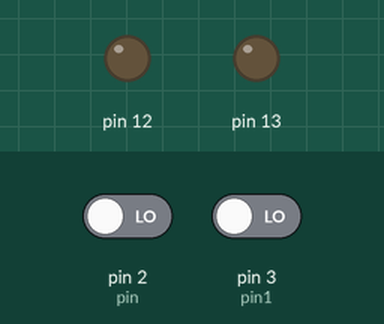
This sketch was run on a simulated Arduino Uno, built with avr-gcc and run on an emulated ATmega328P. On the bench: output pins drawn as LEDs (lit = HIGH). The test bench sets the inputs (shaded band); at power-on: pin 2 (pin) LOW, pin 3 (pin1) LOW.

Above: at 1.2 s.
1.3 s: pin 2 (pin) driven HIGH
At 1.6 s:
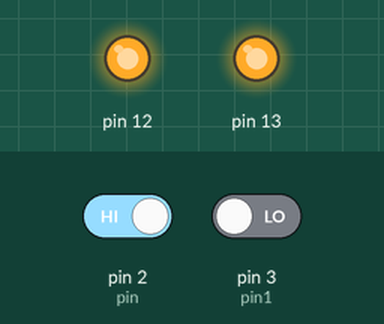
2.8 s: pin 3 (pin1) driven HIGH
At 3.9 s:
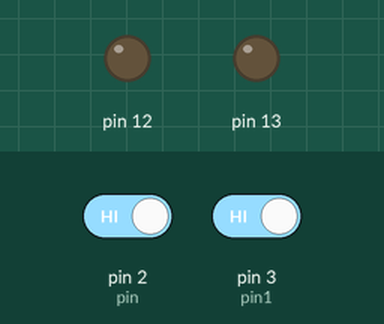
Timing chart, 0 to 5.8 s (numbered marks = the images above; inputs shaded):
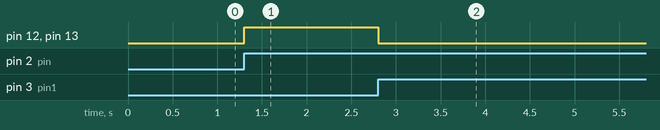

The sketch:

pin1.ino
```cpp
#include <PinChangeInt.h>
int pin = 2;              //Defining interrupt pin
int pin1 = 3;
volatile int state = LOW; //Variable shared in ISR

void setup() {
  pinMode(13, OUTPUT);
  pinMode(12, OUTPUT);
  attachInterrupt(digitalPinToInterrupt(pin), funct, RISING); //interrupt on rising pulse on pin no 2
   attachInterrupt(digitalPinToInterrupt(pin1), funct, RISING);
  // put your setup code here, to run once:

}

void loop() {
  digitalWrite(13, state);            //Changing the state when interrupt is generated
  digitalWrite(12, state);
  // put your main code here, to run repeatedly:

}

void funct()
{
  state = !state;
}
```

Measured:
- after the input at 1.3 s, pin 12, pin 13: LOW → HIGH at once
- after the input at 2.8 s, pin 12, pin 13: HIGH → LOW at once
